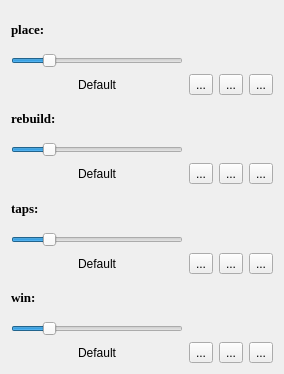
     <widget class="QWidget" name="scrollAreaWidgetContents_3">
      <property name="geometry">
       <rect>
        <x>0</x>
        <y>0</y>
        <width>284</width>
        <height>374</height>
       </rect>
      </property>
      <layout class="QGridLayout" name="gridLayout_2">
       <item row="8" column="0">
        <widget class="QSlider" name="volume2">
         <property name="sizePolicy">
          <sizepolicy hsizetype="MinimumExpanding" vsizetype="Fixed">
           <horstretch>0</horstretch>
           <verstretch>0</verstretch>
          </sizepolicy>
         </property>
         <property name="minimumSize">
          <size>
           <width>100</width>
           <height>0</height>
          </size>
         </property>
         <property name="toolTip">
          <string>Volume</string>
         </property>
         <property name="maximum">
          <number>500</number>
         </property>
         <property name="singleStep">
          <number>5</number>
         </property>
         <property name="pageStep">
          <number>10</number>
         </property>
         <property name="value">
          <number>100</number>
         </property>
         <property name="sliderPosition">
          <number>100</number>
         </property>
         <property name="orientation">
          <enum>Qt::Horizontal</enum>
         </property>
        </widget>
       </item>
       <item row="0" column="0">
        <widget class="QLabel" name="label_5">
         <property name="font">
          <font>
           <family>Times New Roman</family>
           <pointsize>10</pointsize>
           <weight>75</weight>
           <bold>true</bold>
          </font>
         </property>
         <property name="text">
          <string>place:</string>
         </property>
        </widget>
       </item>
       <item row="3" column="0">
        <widget class="QLabel" name="label0">
         <property name="sizePolicy">
          <sizepolicy hsizetype="Expanding" vsizetype="Preferred">
           <horstretch>0</horstretch>
           <verstretch>0</verstretch>
          </sizepolicy>
         </property>
         <property name="text">
          <string>Default</string>
         </property>
         <property name="alignment">
          <set>Qt::AlignCenter</set>
         </property>
        </widget>
       </item>
       <item row="3" column="1">
        <widget class="QToolButton" name="playButton0">
         <property name="toolTip">
          <string>Play Audio</string>
         </property>
         <property name="text">
          <string>...</string>
         </property>
         <property name="icon">
          <iconset resource="resources.qrc">
           <normaloff>:/tool-icons/res/play-button.png</normaloff>:/tool-icons/res/play-button.png</iconset>
         </property>
        </widget>
       </item>
       <item row="3" column="2">
        <widget class="QToolButton" name="stopButton0">
         <property name="toolTip">
          <string>Stop Audio</string>
         </property>
         <property name="text">
          <string>...</string>
         </property>
         <property name="icon">
          <iconset resource="resources.qrc">
           <normaloff>:/tool-icons/res/stop-button.png</normaloff>:/tool-icons/res/stop-button.png</iconset>
         </property>
        </widget>
       </item>
       <item row="3" column="3">
        <widget class="QToolButton" name="browseButton0">
         <property name="toolTip">
          <string>Browse for File</string>
         </property>
         <property name="text">
          <string>...</string>
         </property>
         <property name="icon">
          <iconset resource="resources.qrc">
           <normaloff>:/tool-icons/res/browse-icon.png</normaloff>:/tool-icons/res/browse-icon.png</iconset>
         </property>
        </widget>
       </item>
       <item row="4" column="0">
        <widget class="QLabel" name="label_7">
         <property name="font">
          <font>
           <family>Times New Roman</family>
           <pointsize>10</pointsize>
           <weight>75</weight>
           <bold>true</bold>
          </font>
         </property>
         <property name="text">
          <string>rebuild:</string>
         </property>
        </widget>
       </item>
       <item row="6" column="0">
        <widget class="QLabel" name="label1">
         <property name="text">
          <string>Default</string>
         </property>
         <property name="alignment">
          <set>Qt::AlignCenter</set>
         </property>
        </widget>
       </item>
       <item row="6" column="1">
        <widget class="QToolButton" name="playButton1">
         <property name="toolTip">
          <string>Play Audio</string>
         </property>
         <property name="text">
          <string>...</string>
         </property>
         <property name="icon">
          <iconset resource="resources.qrc">
           <normaloff>:/tool-icons/res/play-button.png</normaloff>:/tool-icons/res/play-button.png</iconset>
         </property>
        </widget>
       </item>
       <item row="9" column="3">
        <widget class="QToolButton" name="browseButton2">
         <property name="toolTip">
          <string>Browse for File</string>
         </property>
         <property name="text">
          <string>...</string>
         </property>
         <property name="icon">
          <iconset resource="resources.qrc">
           <normaloff>:/tool-icons/res/browse-icon.png</normaloff>:/tool-icons/res/browse-icon.png</iconset>
         </property>
        </widget>
       </item>
       <item row="12" column="2">
        <widget class="QToolButton" name="stopButton3">
         <property name="toolTip">
          <string>Stop Audio</string>
         </property>
         <property name="text">
          <string>...</string>
         </property>
         <property name="icon">
          <iconset resource="resources.qrc">
           <normaloff>:/tool-icons/res/stop-button.png</normaloff>:/tool-icons/res/stop-button.png</iconset>
         </property>
        </widget>
       </item>
       <item row="12" column="3">
        <widget class="QToolButton" name="browseButton3">
         <property name="toolTip">
          <string>Browse for File</string>
         </property>
         <property name="text">
          <string>...</string>
         </property>
         <property name="icon">
          <iconset resource="resources.qrc">
           <normaloff>:/tool-icons/res/browse-icon.png</normaloff>:/tool-icons/res/browse-icon.png</iconset>
         </property>
        </widget>
       </item>
       <item row="9" column="2">
        <widget class="QToolButton" name="stopButton2">
         <property name="toolTip">
          <string>Stop Audio</string>
         </property>
         <property name="text">
          <string>...</string>
         </property>
         <property name="icon">
          <iconset resource="resources.qrc">
           <normaloff>:/tool-icons/res/stop-button.png</normaloff>:/tool-icons/res/stop-button.png</iconset>
         </property>
        </widget>
       </item>
       <item row="10" column="0">
        <widget class="QLabel" name="label_9">
         <property name="font">
          <font>
           <family>Times New Roman</family>
           <pointsize>10</pointsize>
           <weight>75</weight>
           <bold>true</bold>
          </font>
         </property>
         <property name="text">
          <string>win:</string>
         </property>
        </widget>
       </item>
       <item row="12" column="1">
        <widget class="QToolButton" name="playButton3">
         <property name="toolTip">
          <string>Play Audio</string>
         </property>
         <property name="text">
          <string>...</string>
         </property>
         <property name="icon">
          <iconset resource="resources.qrc">
           <normaloff>:/tool-icons/res/play-button.png</normaloff>:/tool-icons/res/play-button.png</iconset>
         </property>
        </widget>
       </item>
       <item row="6" column="3">
        <widget class="QToolButton" name="browseButton1">
         <property name="toolTip">
          <string>Browse for File</string>
         </property>
         <property name="text">
          <string>...</string>
         </property>
         <property name="icon">
          <iconset resource="resources.qrc">
           <normaloff>:/tool-icons/res/browse-icon.png</normaloff>:/tool-icons/res/browse-icon.png</iconset>
         </property>
        </widget>
       </item>
       <item row="9" column="1">
        <widget class="QToolButton" name="playButton2">
         <property name="toolTip">
          <string>Play Audio</string>
         </property>
         <property name="text">
          <string>...</string>
         </property>
         <property name="icon">
          <iconset resource="resources.qrc">
           <normaloff>:/tool-icons/res/play-button.png</normaloff>:/tool-icons/res/play-button.png</iconset>
         </property>
        </widget>
       </item>
       <item row="6" column="2">
        <widget class="QToolButton" name="stopButton1">
         <property name="toolTip">
          <string>Stop Audio</string>
         </property>
         <property name="text">
          <string>...</string>
         </property>
         <property name="icon">
          <iconset resource="resources.qrc">
           <normaloff>:/tool-icons/res/stop-button.png</normaloff>:/tool-icons/res/stop-button.png</iconset>
         </property>
        </widget>
       </item>
       <item row="9" column="0">
        <widget class="QLabel" name="label2">
         <property name="text">
          <string>Default</string>
         </property>
         <property name="alignment">
          <set>Qt::AlignCenter</set>
         </property>
        </widget>
       </item>
       <item row="12" column="0">
        <widget class="QLabel" name="label3">
         <property name="text">
          <string>Default</string>
         </property>
         <property name="alignment">
          <set>Qt::AlignCenter</set>
         </property>
        </widget>
       </item>
       <item row="7" column="0">
        <widget class="QLabel" name="label_11">
         <property name="font">
          <font>
           <family>Times New Roman</family>
           <pointsize>10</pointsize>
           <weight>75</weight>
           <bold>true</bold>
          </font>
         </property>
         <property name="text">
          <string>taps:</string>
         </property>
        </widget>
       </item>
       <item row="5" column="0">
        <widget class="QSlider" name="volume1">
         <property name="sizePolicy">
          <sizepolicy hsizetype="MinimumExpanding" vsizetype="Fixed">
           <horstretch>0</horstretch>
           <verstretch>0</verstretch>
          </sizepolicy>
         </property>
         <property name="minimumSize">
          <size>
           <width>100</width>
           <height>0</height>
          </size>
         </property>
         <property name="toolTip">
          <string>Volume</string>
         </property>
         <property name="maximum">
          <number>500</number>
         </property>
         <property name="singleStep">
          <number>5</number>
         </property>
         <property name="pageStep">
          <number>10</number>
         </property>
         <property name="value">
          <number>100</number>
         </property>
         <property name="sliderPosition">
          <number>100</number>
         </property>
         <property name="orientation">
          <enum>Qt::Horizontal</enum>
         </property>
        </widget>
       </item>
       <item row="1" column="0">
        <widget class="QSlider" name="volume0">
         <property name="sizePolicy">
          <sizepolicy hsizetype="MinimumExpanding" vsizetype="Fixed">
           <horstretch>0</horstretch>
           <verstretch>0</verstretch>
          </sizepolicy>
         </property>
         <property name="minimumSize">
          <size>
           <width>100</width>
           <height>0</height>
          </size>
         </property>
         <property name="toolTip">
          <string>Volume</string>
         </property>
         <property name="maximum">
          <number>500</number>
         </property>
         <property name="singleStep">
          <number>5</number>
         </property>
         <property name="pageStep">
          <number>10</number>
         </property>
         <property name="value">
          <number>100</number>
         </property>
         <property name="sliderPosition">
          <number>100</number>
         </property>
         <property name="orientation">
          <enum>Qt::Horizontal</enum>
         </property>
        </widget>
       </item>
       <item row="11" column="0">
        <widget class="QSlider" name="volume3">
         <property name="sizePolicy">
          <sizepolicy hsizetype="MinimumExpanding" vsizetype="Fixed">
           <horstretch>0</horstretch>
           <verstretch>0</verstretch>
          </sizepolicy>
         </property>
         <property name="minimumSize">
          <size>
           <width>100</width>
           <height>0</height>
          </size>
         </property>
         <property name="toolTip">
          <string>Volume</string>
         </property>
         <property name="maximum">
          <number>500</number>
         </property>
         <property name="singleStep">
          <number>5</number>
         </property>
         <property name="pageStep">
          <number>10</number>
         </property>
         <property name="value">
          <number>100</number>
         </property>
         <property name="sliderPosition">
          <number>100</number>
         </property>
         <property name="orientation">
          <enum>Qt::Horizontal</enum>
         </property>
        </widget>
       </item>
      </layout>
     </widget>
